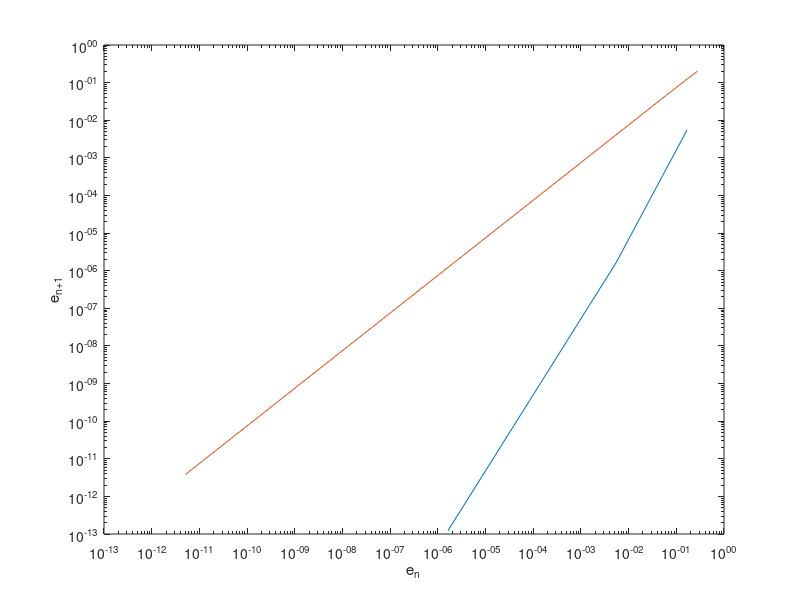

Source code (MATLAB):
%
% Numeriska metoder, lab 1, uppg 9d2
% Patrik Nyman, ht 2015
%

% rötter/startgissningar som fungerar: -1/2, 3
guess = 3;

%%%%%%%%%%%%%%%%%%%%%%%%%%%%%%%%%%%%%%%%%%%%%%%%%%%%%
% Newtons metod
x = guess;
h = 1;
e_n = [];  % |x_n - x|

while abs(h) > 0.5e-15  % vid 0.5e-16 inget resultat efter 500_000 iter
    f  = x - 4 .* sin(2.*x) - 3;
    fp = 1 - 8 .* cos(2.*x);
    h = f/fp;
    x_old = x;
    x = x - h;
    e_n = [e_n; abs(x - x_old)];
end

newton_solution = x;

e_n1 = e_n(2:end);
e_n  = e_n(1:end-1);

loglog(e_n, e_n1)
xlabel('e_n')
ylabel('e_{n+1}')

%%%%%%%%%%%%%%%%%%%%%%%%%%%%%%%%%%%%%%%%%%%%%%%%%%%%%
% fixpunktsiteration

x = guess;
h = 1;
e_n = [];  % |x_n - x|

while abs(h) > 0.5e-11
    x_old = x;
    x = - sin(2*x) + 5*x/4 - 3/4;
    h = x - x_old;
    e_n = [e_n; abs(x - x_old)];
end

e_n1 = e_n(2:end);
e_n  = e_n(1:end-1);

hold on
loglog(e_n, e_n1)
